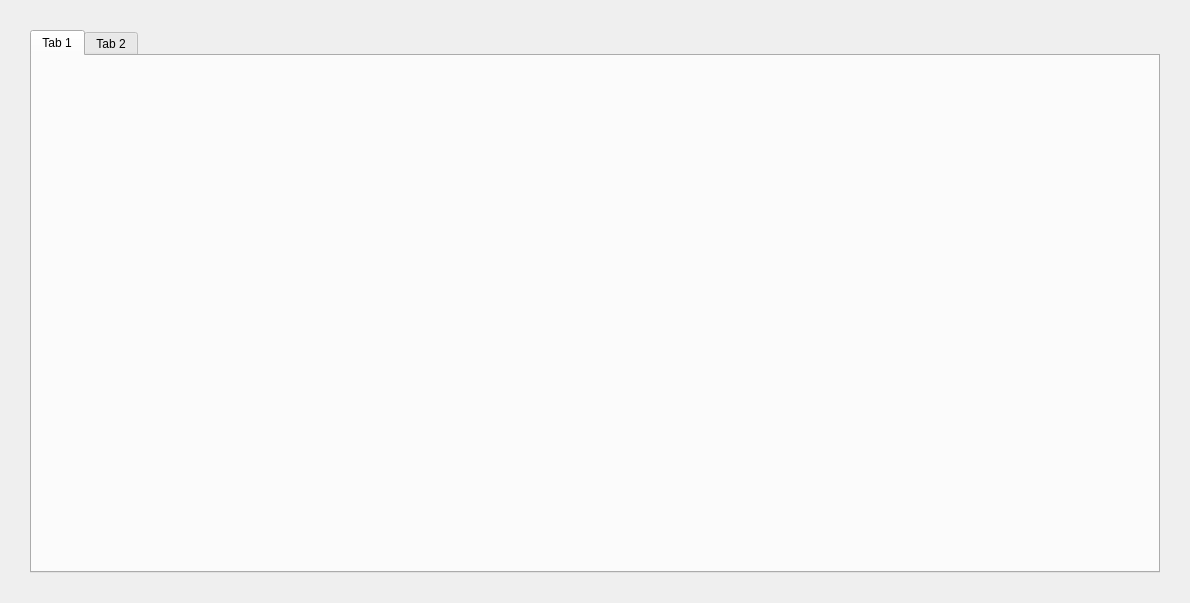
<?xml version="1.0" encoding="UTF-8"?>
<ui version="4.0">
 <class>FirmwareUpdateForm</class>
 <widget class="QWidget" name="FirmwareUpdateForm">
  <property name="geometry">
   <rect>
    <x>0</x>
    <y>0</y>
    <width>1190</width>
    <height>603</height>
   </rect>
  </property>
  <property name="sizePolicy">
   <sizepolicy hsizetype="Ignored" vsizetype="Ignored">
    <horstretch>0</horstretch>
    <verstretch>0</verstretch>
   </sizepolicy>
  </property>
  <property name="windowTitle">
   <string>Form</string>
  </property>
  <widget class="QFrame" name="verticalFrame">
   <property name="geometry">
    <rect>
     <x>0</x>
     <y>0</y>
     <width>1190</width>
     <height>603</height>
    </rect>
   </property>
   <property name="sizePolicy">
    <sizepolicy hsizetype="Ignored" vsizetype="Ignored">
     <horstretch>0</horstretch>
     <verstretch>0</verstretch>
    </sizepolicy>
   </property>
   <layout class="QVBoxLayout" name="verticalLayout">
    <property name="leftMargin">
     <number>30</number>
    </property>
    <property name="topMargin">
     <number>30</number>
    </property>
    <property name="rightMargin">
     <number>30</number>
    </property>
    <property name="bottomMargin">
     <number>30</number>
    </property>
    <item>
     <widget class="QTabWidget" name="tabWidget">
      <widget class="QWidget" name="tab">
       <attribute name="title">
        <string>Tab 1</string>
       </attribute>
      </widget>
      <widget class="QWidget" name="tab_2">
       <attribute name="title">
        <string>Tab 2</string>
       </attribute>
      </widget>
     </widget>
    </item>
   </layout>
  </widget>
 </widget>
 <resources/>
 <connections/>
</ui>
